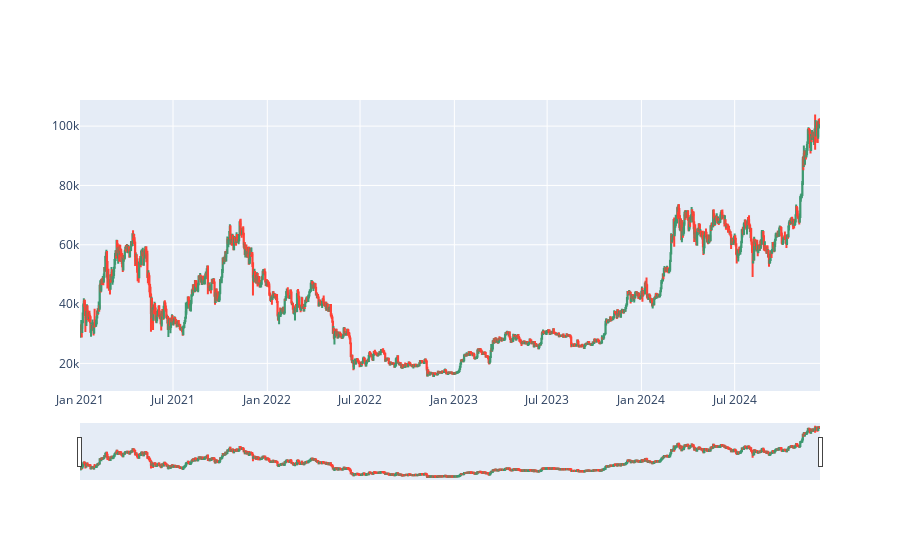

Source (notebook cell):
### Code cell
# Declare a figure
fig = go.Figure()

# Candlestick chart
fig.add_trace(go.Candlestick(x=data.Date,
                open=data['Open'],
                high=data['High'],
                low=data['Low'],
                close=data['Close'],
                name = 'Bitcoin Data'))

### Figure 1 — Plotly figure (JSON) as saved in the notebook; plotly's stock layout.template omitted (floating-point values rounded to 4 significant figures; data arrays with more than 128 entries replaced by an {"elided": "..."} marker saying what was removed)
{"data": [{"close": {"elided": "1444 float values"}, "high": {"elided": "1444 float values"}, "low": {"elided": "1444 float values"}, "name": "Bitcoin Data", "open": {"elided": "1444 float values"}, "type": "candlestick", "x": {"elided": "1444 str values"}}], "layout": {"autosize": true, "xaxis": {"autorange": true, "range": ["2020-12-31 12:00", "2024-12-14 12:00"], "rangeslider": {"autorange": true, "range": ["2020-12-31 12:00", "2024-12-14 12:00"], "yaxis": {"_template": null, "rangemode": "match"}}, "type": "date"}, "yaxis": {"autorange": true, "range": [10690.0, 108800.0]}}}
